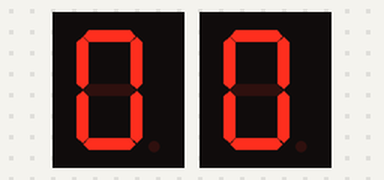
A sketch run on a simulated Arduino Mega 2560, built with avr-gcc and run on an emulated ATmega2560. On the bench: 2 × 1-digit seven-segment display.

Above: at 0.1 s.
At 1.1 s:
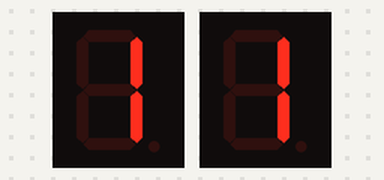
At 2.1 s:
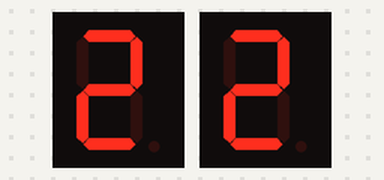
At 4.1 s:
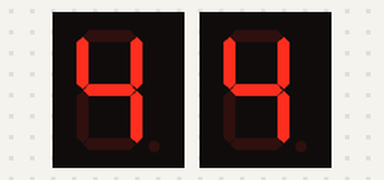
At 6.1 s:
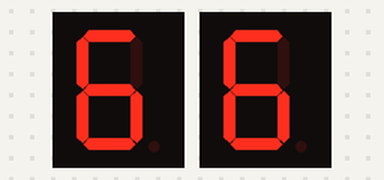
At 9.1 s:
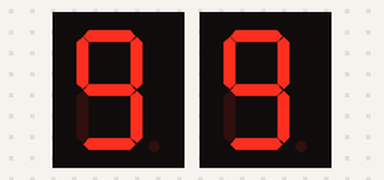

Measured:
- by itself, everything shown: repeats every 10.0 s, in 10 steps
- what the display in image 1 shows lasts 1.0 s, from 1.0 s to 2.0 s

The sketch:

seven_seg_disp_two.ino
```cpp
#include "SevSeg.h"
SevSeg sevseg1;
SevSeg sevseg2;

//Set to 1 for single digit display, 1st display
byte numDigits1 = 1;

//defines common pins while using multi-digit display. Left empty as we have a single digit display
byte digitPins1[] = {};

//Defines arduino pin connections in order: A, B, C, D, E, F, G, DP
byte segmentPins1[] = {3, 2, 8, 7, 6, 4, 5, 9};
bool resistorsOnSegments1 = true;

//Set to 1 for single digit display, 2nd display
byte numDigits2 = 1;

//defines common pins while using multi-digit display. Left empty as we have a single digit display
byte digitPins2[] = {};

//Defines arduino pin connections in order: A, B, C, D, E, F, G, DP
byte segmentPins2[] = {33, 32, 38, 37, 36, 34, 35, 39};
bool resistorsOnSegments2 = true;


void setup()
{
  Serial.begin(9600);
  //Initialize sevseg object. Uncomment second line if you use common cathode 7 segment
  sevseg1.begin(COMMON_ANODE, numDigits1, digitPins1, segmentPins1, resistorsOnSegments1);
  sevseg2.begin(COMMON_ANODE, numDigits2, digitPins2, segmentPins2, resistorsOnSegments2);
  //sevseg.begin(COMMON_CATHODE, numDigits, digitPins, segmentPins, resistorsOnSegments);

  sevseg1.setBrightness(90);
  sevseg2.setBrightness(90);
}

void loop()
{
  //Display numbers one by one with 2 seconds delay
  for (int i = 0; i < 10; i++) {
    sevseg1.setNumber(i);
    sevseg1.refreshDisplay();
    sevseg2.setNumber(i);
    sevseg2.refreshDisplay();
    delay(1000);
  }

}
```
